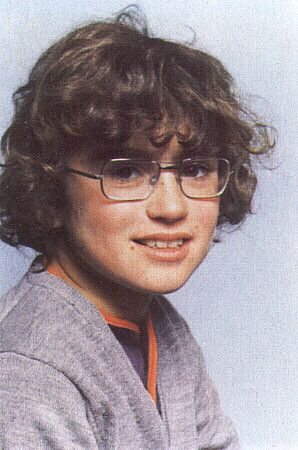
#> input picture Code/test_images/old/a.png, 298 x 450 px; its folder holds only this picture in this run
$ jupyter execute --allow-errors Examples.ipynb   (shell and % lines are left out)
#> lines starting #> are read from the running program, lines starting #| are printed output that depends on the picture
#> further down, image_original is the input picture: PIL image 298x450 RGBA; mean R, G, B, A 156.6, 144.5, 149.3, 255
### display_functions.py
import numpy as np
import io
import PIL.Image

# [15 lines left out: function imshow, not called in this run]

def make_grid(I1, I2, resize=True):
#> called with resize = True
    I1 = np.asarray(I1)
    H, W = I1.shape[0], I1.shape[1]
#> H = 450; W = 298

    if I1.ndim >= 3:
        I2 = np.asarray(I2.resize((W,H)))
        I_combine = np.zeros((H,W*2,3))
        I_combine[:,:W,:] = I1[:,:,:3]
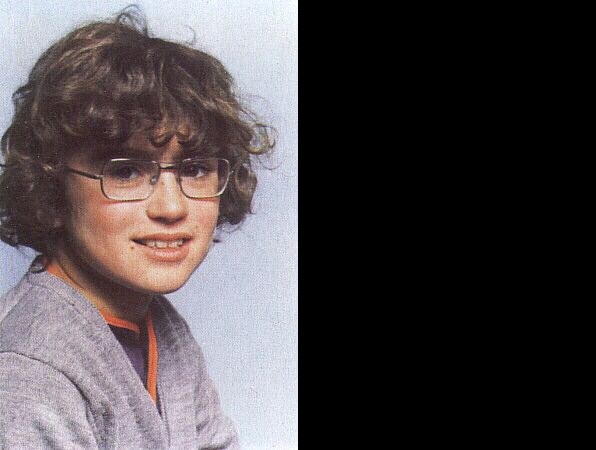
#> I_combine: shape (450, 596, 3) float64; mean R, G, B 78.3, 72.2, 74.6
        I_combine[:,W:,:] = I2[:,:,:3]
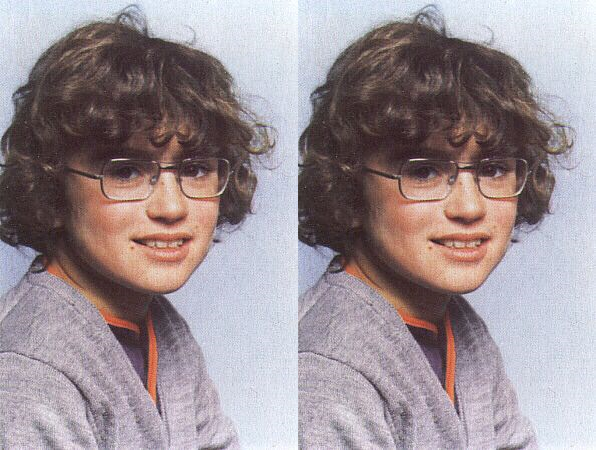
#> I_combine: shape (450, 596, 3) float64; mean R, G, B 156.6, 144.5, 149.3
    else:
        I2 = np.asarray(I2.resize((W,H)).convert('L'))
        I_combine = np.zeros((H,W*2))
        I_combine[:,:W] = I1[:,:]
        I_combine[:,W:] = I2[:,:]
    I_combine = PIL.Image.fromarray(np.uint8(I_combine))
#> I_combine: PIL image 596x450 RGB

    W_base = 600
    if resize:
      ratio = W_base / (W*2)
#> ratio = 1.01
      H_new = int(H * ratio)
#> H_new = 453
      I_combine = I_combine.resize((W_base, H_new), PIL.Image.LANCZOS)
#> I_combine: PIL image 600x453 RGB

    return I_combine

### Examples.ipynb
[cell 1]
import io
import os

import IPython.display
import PIL.Image

from display_functions import make_grid

[cell 2]
input_folder = "Code/test_images/old/"
output_folder = "Code/output/"

basepath = os.getcwd()
input_path = os.path.join(basepath, input_folder)
output_path = os.path.join(basepath, output_folder)
if not os.path.isdir(output_path):
    os.mkdir(output_path)

[cell 3]
filenames = os.listdir(input_path)
filenames.sort()

for filename in filenames:
    print(filename)
    image_original = PIL.Image.open(os.path.join(input_path, filename))
    image_restore = PIL.Image.open(os.path.join(output_path, "final_output", filename))

    display(make_grid(image_original, image_restore))

[cell 4]

input_folder = "Code/test_images/old_w_scratch"
output_folder = "Code/output"
input_path = os.path.join(basepath, input_folder)
output_path = os.path.join(basepath, output_folder)

#> (a cell that did not finish here is left out)

$ run again, on Code/test_images/old/e.png
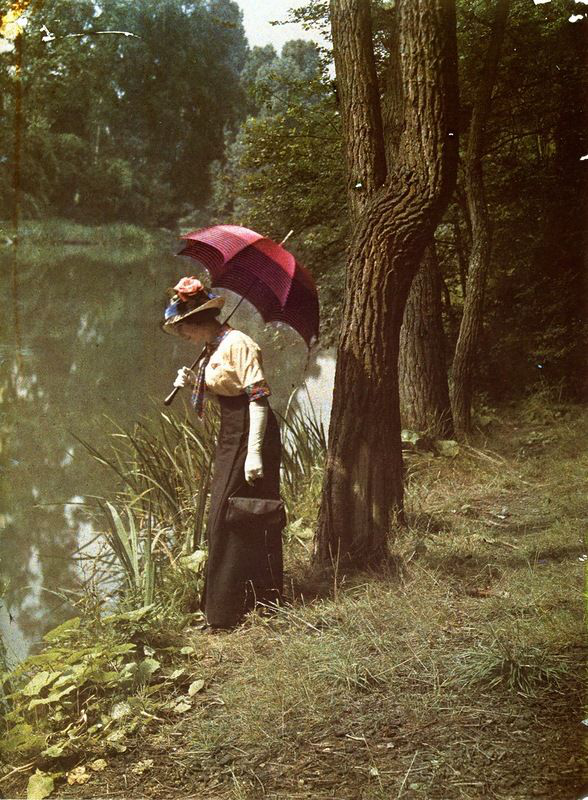
#> input picture Code/test_images/old/e.png, 588 x 800 px
#> image_original is the input picture: PIL image 588x800 RGB; mean R, G, B 100.5, 85, 54.8
#> in make_grid, `I_combine[:,:W,:] = I1[:,:,:3]`:
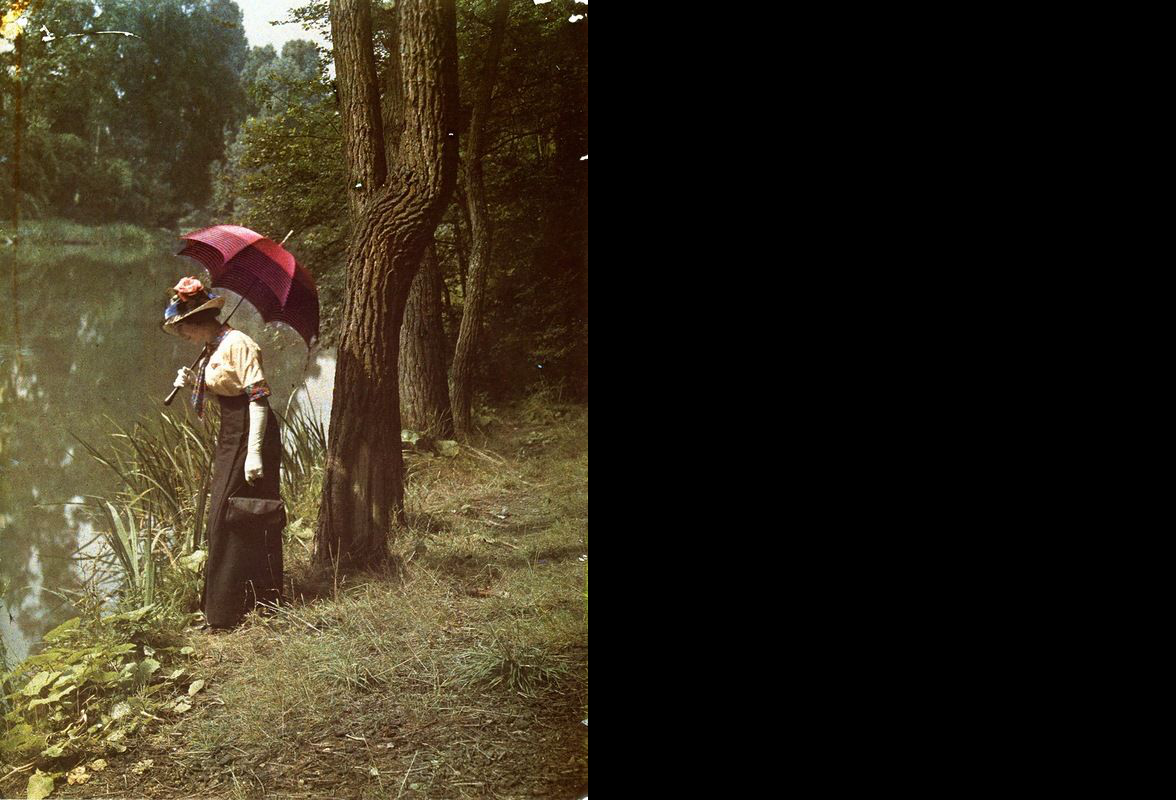
#> I_combine: shape (800, 1176, 3) float64; mean R, G, B 50.2, 42.5, 27.4
#> in make_grid, `I_combine[:,W:,:] = I2[:,:,:3]`:
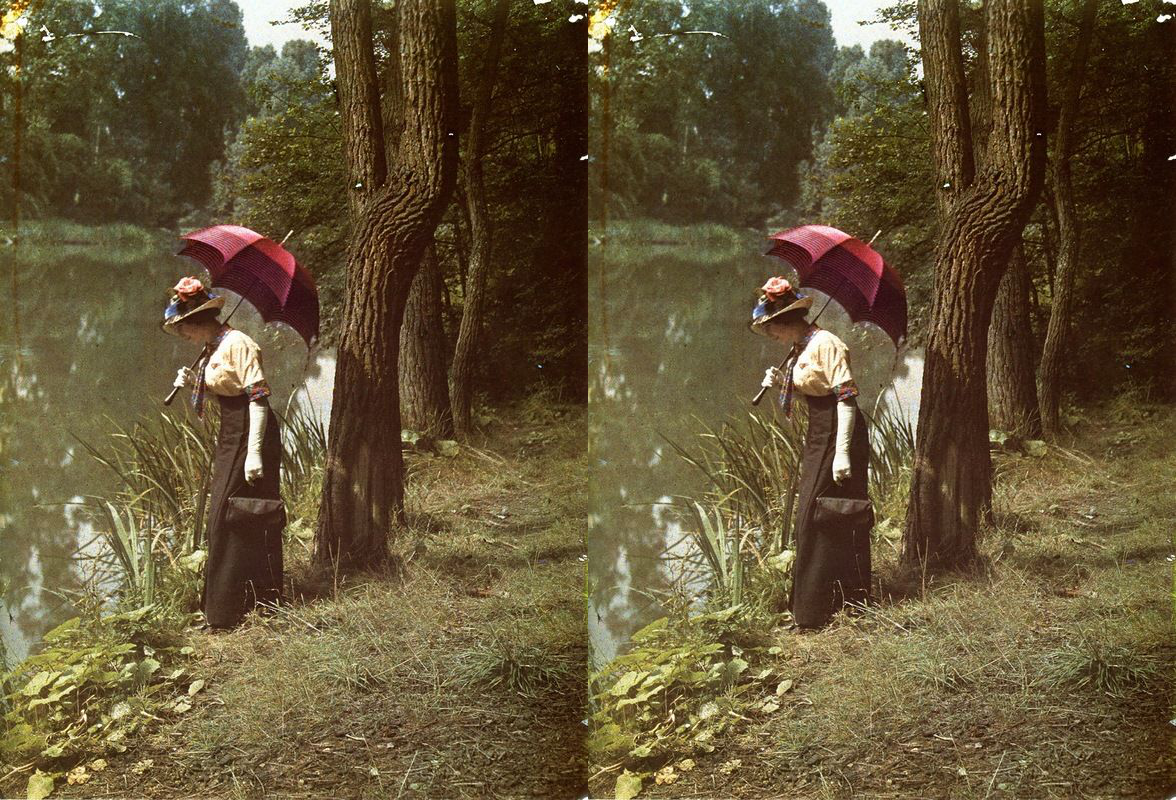
#> I_combine: shape (800, 1176, 3) float64; mean R, G, B 100.5, 85, 54.8

$ run again, on Code/test_images/old/f.png
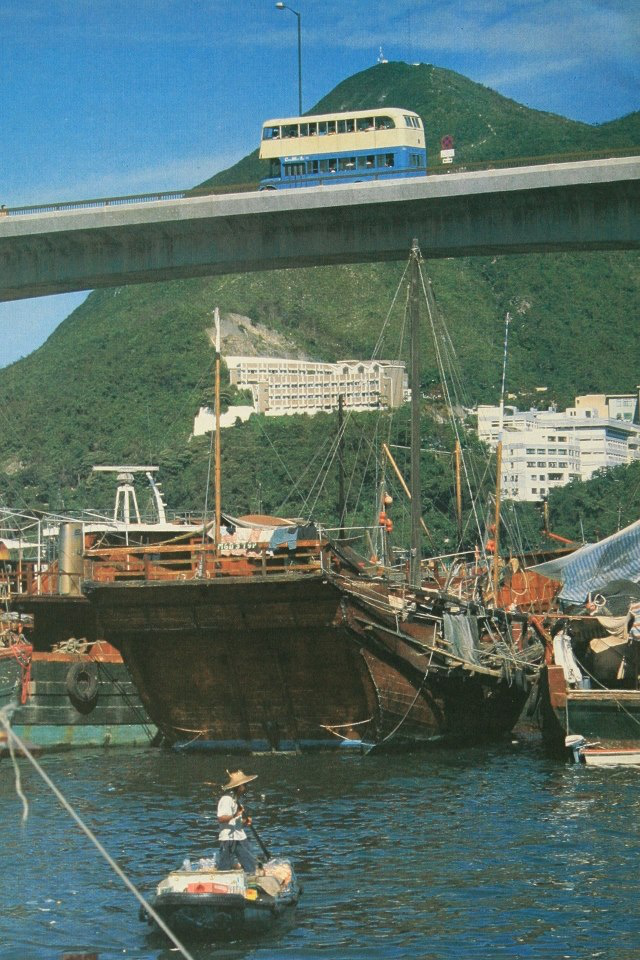
#> input picture Code/test_images/old/f.png, 640 x 960 px
#> image_original is the input picture: PIL image 640x960 RGB; mean R, G, B 88.1, 110.5, 104.8
#> in make_grid, `I_combine[:,:W,:] = I1[:,:,:3]`:
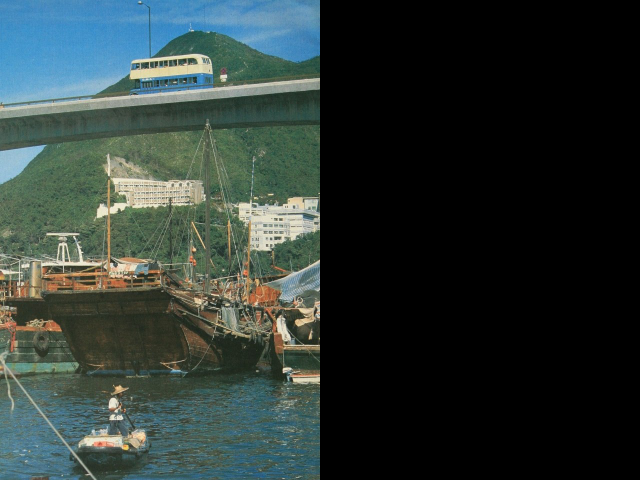
#> I_combine: shape (960, 1280, 3) float64 (shown at 1/2 size); mean R, G, B 44, 55.3, 52.4
#> in make_grid, `I_combine = I_combine.resize((W_base, H_new), PIL.Image.LANCZOS)`:
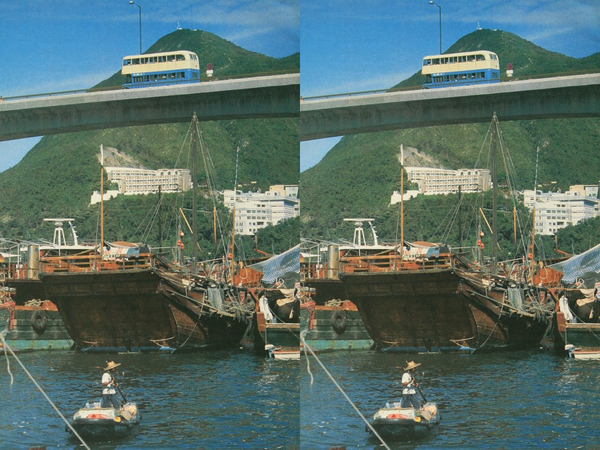
#> I_combine: PIL image 600x450 RGB; mean R, G, B 88.1, 110.5, 104.8

$ run again, on Code/test_images/old/b.png
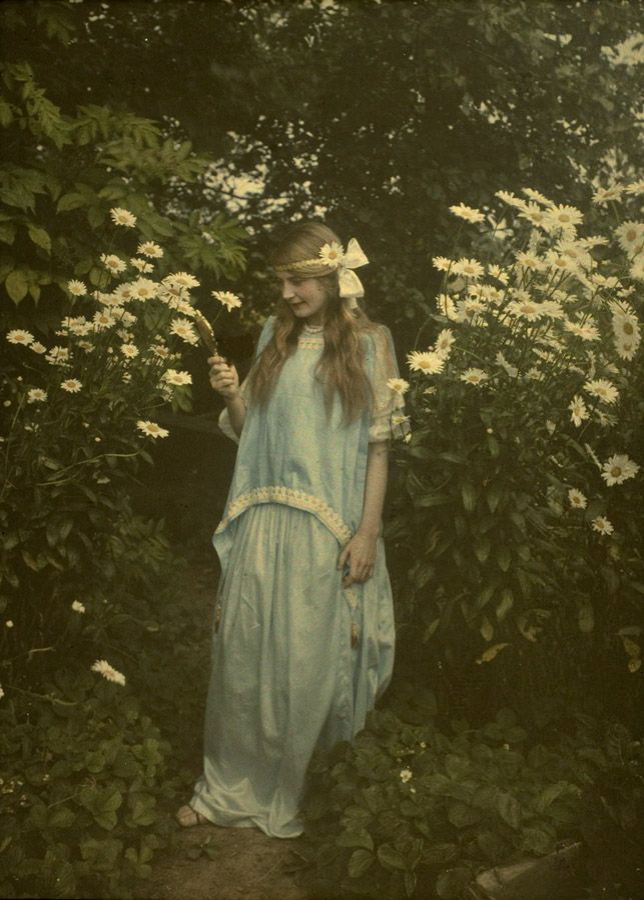
#> input picture Code/test_images/old/b.png, 644 x 900 px
#> image_original is the input picture: PIL image 644x900 RGB; mean R, G, B 77, 71.3, 37.2
#> in make_grid, `I_combine[:,:W,:] = I1[:,:,:3]`:
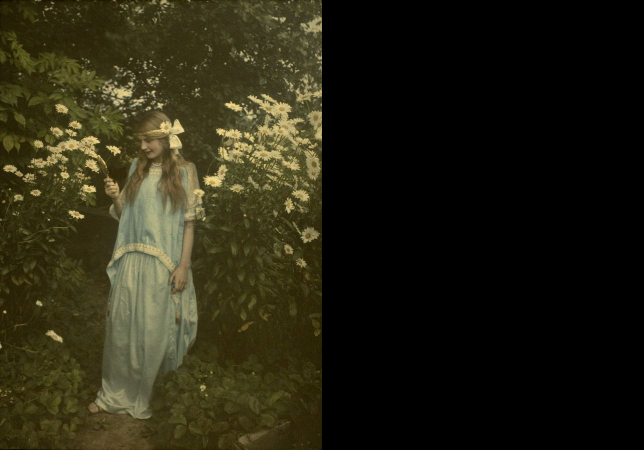
#> I_combine: shape (900, 1288, 3) float64 (shown at 1/2 size); mean R, G, B 38.5, 35.6, 18.6
#> in make_grid, `I_combine = I_combine.resize((W_base, H_new), PIL.Image.LANCZOS)`:
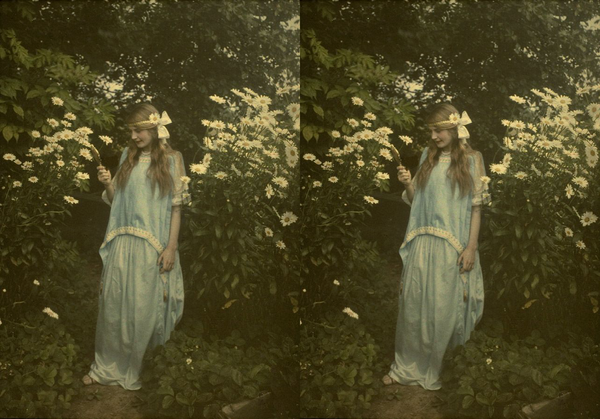
#> I_combine: PIL image 600x419 RGB; mean R, G, B 77, 71.3, 37.2
